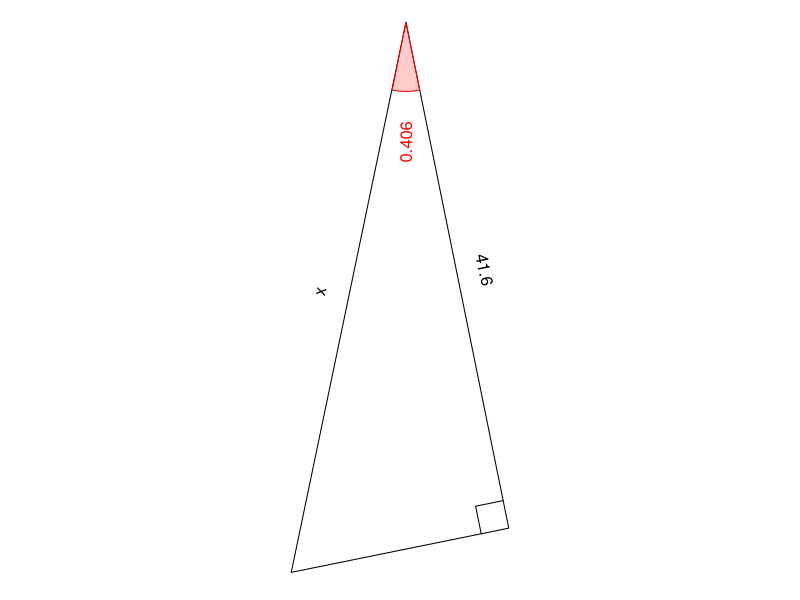

Here is the R script that generated this plot:
## ---- chunk 1
while(T){
    th = signif(round(runif(1,pi/12,pi/2-pi/12),3),3)
    al = round(runif(1,10,100),1)
    hl = al/cos(th)
    ol = hl*sin(th)
    ans = hl
    tol = 0.1
    an2 = signif(ans,3)
    if(ol>10 && al>10 && hl<100 && an2%%1 != 0){break}
}

if(th<1){
    angstr = sprintf("%.3f",th)
} else {
    angstr = sprintf("%.2f",th)
}
astr = sprintf("%.1f",signif(al,3))
ostr = ""
hstr = "x"

## ---- chunk 2
par(mar=c(0,0,0,0),pty="s")

refl = sample(c(T,F),1)

bmp = 0.05
xs = c(0,cos(th),cos(th))
ys = c(0,0,sin(th))
xlo = cos(th)+bmp
ylo = sin(th)/2
srto = 90
xla = cos(th)/2
yla = -bmp
srta = 0
xlh = cos(th)/2+bmp*cos(th+pi/2)
ylh = sin(th)/2+bmp*sin(th+pi/2)
srth = th/pi*180
xang = bmp*cos(seq(0,th,pi/360))/th
yang = bmp*sin(seq(0,th,pi/360))/th
xlang = bmp*cos(th/2)/th+1.8*bmp*cos(th/2)
ylang = bmp*sin(th/2)/th+1.8*bmp*sin(th/2)
srtang = th/2/pi*180
xsq = c(cos(th)-bmp,cos(th)-bmp,cos(th))
ysq = c(0,bmp,bmp)

if(refl){
    xs = -xs
    xlo = -xlo
    srto = -90
    xla = -xla
    srta = 0
    xlh = -xlh
    srth = -th/pi*180
    xang = -xang
    xlang = -xlang
    srtang = -th/2/pi*180
    xsq = -xsq
}

rotang = runif(1,0,2*pi)

xs2 = xs*cos(rotang)-ys*sin(rotang)
ys2 = xs*sin(rotang)+ys*cos(rotang)
xlo2 = xlo*cos(rotang)-ylo*sin(rotang)
ylo2 = xlo*sin(rotang)+ylo*cos(rotang)
srto2 = (srto+rotang/pi*180+90)%%180-90
xla2 = xla*cos(rotang)-yla*sin(rotang)
yla2 = xla*sin(rotang)+yla*cos(rotang)
srta2 = (srta+rotang/pi*180+90)%%180-90
xlh2 = xlh*cos(rotang)-ylh*sin(rotang)
ylh2 = xlh*sin(rotang)+ylh*cos(rotang)
srth2 = (srth+rotang/pi*180+90)%%180-90
srtang2 = (srtang+rotang/pi*180+90)%%180-90
xang2 = xang*cos(rotang)-yang*sin(rotang)
yang2 = xang*sin(rotang)+yang*cos(rotang)
xlang2 = xlang*cos(rotang)-ylang*sin(rotang)
ylang2 = xlang*sin(rotang)+ylang*cos(rotang)
xsq2 = xsq*cos(rotang)-ysq*sin(rotang)
ysq2 = xsq*sin(rotang)+ysq*cos(rotang)

xxx = c(xs2,xlo2,xla2,xlh2,xlang2)
yyy = c(ys2,ylo2,yla2,ylh2,ylang2)

widx = (max(xxx)-min(xxx))/2
widy = (max(yyy)-min(yyy))/2
midx = (max(xxx)+min(xxx))/2
midy = (max(yyy)+min(yyy))/2
wid = max(c(widx,widy))

plot(0,0,"n",xlim=c(midx-wid,midx+wid),ylim=c(midy-wid,midy+wid),axes=F,ann=F)

polygon(xs2,ys2)
lines(xsq2,ysq2)
text(xlo2,ylo2,ostr,srt=srto2)
text(xla2,yla2,astr,srt=srta2)
text(xlh2,ylh2,hstr,srt=srth2)
polygon(c(0,xang2),c(0,yang2),border="red",col=rgb(1,0,0,0.2))
text(xlang2,ylang2,angstr,srt=srtang2,col="red")
